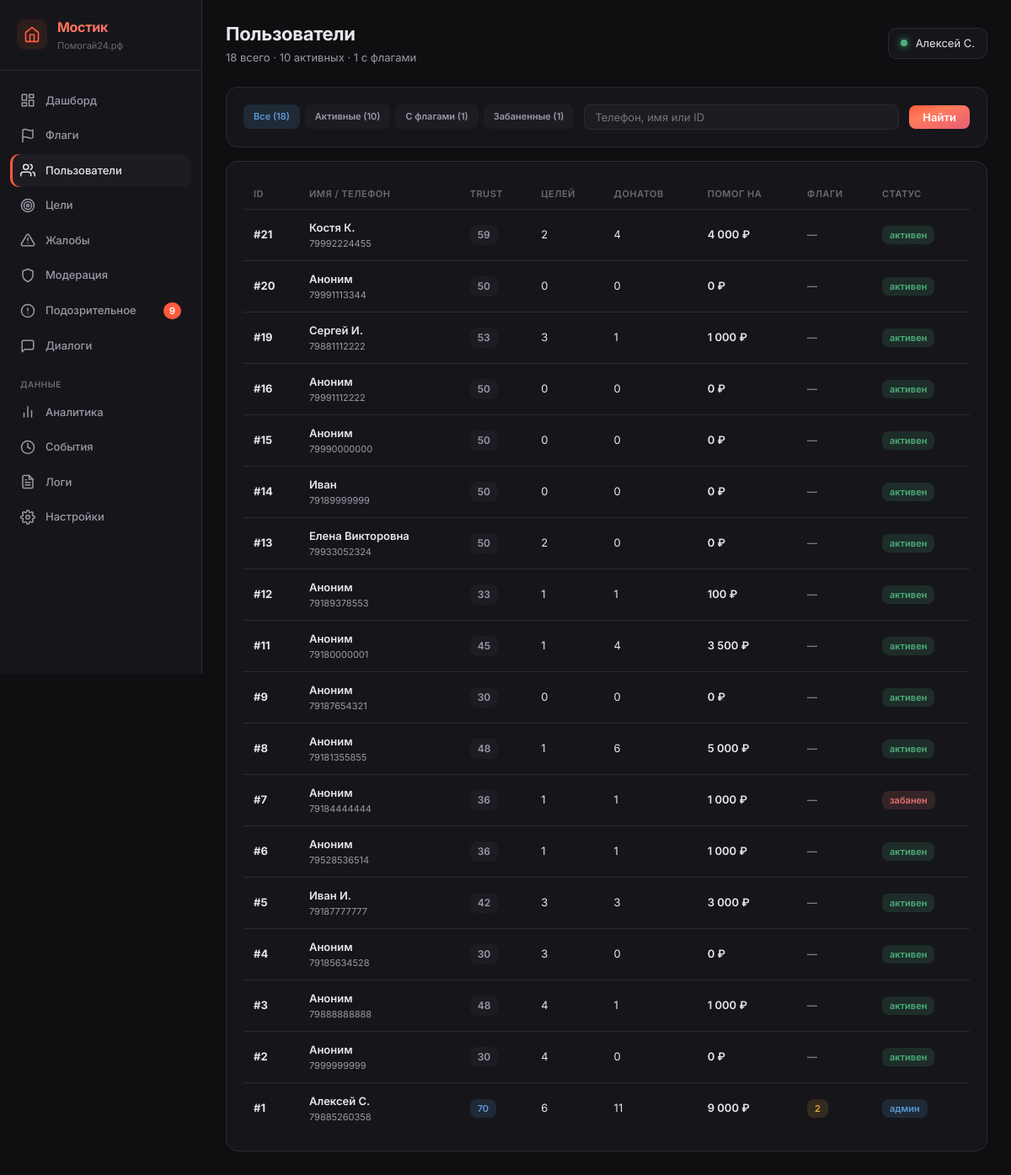
Page /_metrics/users (signed in) on the committed database.
### tables this page shows
CREATE TABLE users (
            id INTEGER PRIMARY KEY AUTOINCREMENT,
            phone TEXT UNIQUE NOT NULL,
            password_hash TEXT NOT NULL,
            email TEXT NULL,
            name TEXT NULL,
            avatar_url TEXT NULL,
            max_id TEXT NULL,
            vk_id TEXT NULL,
            fcm_token TEXT NULL,
            onboarding_passed INTEGER DEFAULT 0,
            rating REAL DEFAULT 0.0,
            rating_level TEXT DEFAULT 'novice',
            confirmations_total INTEGER DEFAULT 0,
            confirmations_approved INTEGER DEFAULT 0,
            confirmations_ignored INTEGER DEFAULT 0,
            donation_streak INTEGER DEFAULT 0,
            goals_helped_close INTEGER DEFAULT 0,
            total_helped_amount REAL DEFAULT 0.00,
            priority_days INTEGER DEFAULT 0,
            circles_of_care INTEGER DEFAULT 0,
            interest_weights TEXT DEFAULT NULL,
            eternal_donation_config TEXT DEFAULT NULL,
            yellow_card_until TEXT NULL,
            is_banned INTEGER DEFAULT 0,
            created_at TEXT DEFAULT (datetime('now'))
        , xp INTEGER DEFAULT 0, xp_level TEXT DEFAULT 'novice', streak_days INTEGER DEFAULT 0, last_action_date TEXT, ip_registered TEXT, author_badge TEXT, trust_score INTEGER DEFAULT 50, trust_level TEXT DEFAULT 'guest', is_admin INTEGER DEFAULT 0, profile_completed INTEGER DEFAULT 0, identity_verified INTEGER DEFAULT 0, city TEXT, region_code TEXT, region_name TEXT, birth_date TEXT, onboarding_step INTEGER DEFAULT 0, identity_verified_at TEXT, identity_doc_path TEXT, identity_selfie_path TEXT);

### main.py (the view)
@app.route('/_metrics/users')
@admin_required
def metrics_users():
    user = get_current_user()
    db = get_db()
    search = request.args.get('search', '').strip()
    filter_type = request.args.get('filter', 'all')  # all, banned, flagged, active
    query = """
        SELECT u.*,
            (SELECT COUNT(*) FROM goals WHERE user_id = u.id) as goals_count,
            (SELECT COUNT(*) FROM donations WHERE donor_id = u.id AND status IN ('recipient_confirmed','completed')) as donations_sent,
            (SELECT COALESCE(SUM(amount_reported), 0) FROM donations WHERE donor_id = u.id AND status IN ('recipient_confirmed','completed')) as total_sent,
            (SELECT COUNT(*) FROM content_guard_log WHERE user_id = u.id) as flags_count,
            (SELECT COUNT(*) FROM reports WHERE reporter_id = u.id) as reports_made
        FROM users u
        WHERE 1=1
    """
    params = []
    if search:
        query += " AND (u.phone LIKE ? OR u.name LIKE ? OR CAST(u.id AS TEXT) = ?)"
        params.extend([f'%{search}%', f'%{search}%', search])
    if filter_type == 'banned':
        query += " AND u.is_banned = 1"
    elif filter_type == 'flagged':
        query += " AND (SELECT COUNT(*) FROM content_guard_log WHERE user_id = u.id) > 0"
    elif filter_type == 'active':
        query += " AND (SELECT COUNT(*) FROM donations WHERE donor_id = u.id) > 0"
    query += " ORDER BY u.id DESC LIMIT 200"
    users = db.execute(query, params).fetchall()
    counts_total = db.execute("SELECT COUNT(*) FROM users").fetchone()[0]
    counts_banned = db.execute("SELECT COUNT(*) FROM users WHERE is_banned = 1").fetchone()[0]
    counts_flagged = db.execute("SELECT COUNT(DISTINCT user_id) FROM content_guard_log WHERE user_id IS NOT NULL").fetchone()[0]
    counts_active = db.execute("SELECT COUNT(DISTINCT donor_id) FROM donations WHERE donor_id IS NOT NULL").fetchone()[0]
    counts = get_sidebar_counts(db)
    return render_template('_metrics/users.html',
        user=user,
        active='users',
        counts=counts,
        users=users,
        search=search,
        filter_type=filter_type,
        counts_total=counts_total,
        counts_banned=counts_banned,
        counts_flagged=counts_flagged,
        counts_active=counts_active,
    )

### templates/_metrics/users.html (shortened to what this page needs)
{% extends "_metrics/base.html" %}
{% block page_title %}Пользователи{% endblock %}
{% block page_subtitle %}{{ counts_total }} всего · {{ counts_active }} активных · {{ counts_flagged }} с флагами{% endblock %}
{% block content %}
<div class="m-section" style="margin-bottom: 16px;">
    <form method="GET" style="display: flex; gap: 12px; align-items: center; flex-wrap: wrap;">
        <div style="display: flex; gap: 6px;">
            <a href="?filter=all" class="m-badge {% if filter_type == 'all' %}info{% else %}muted{% endif %}"
               style="text-decoration: none; padding: 6px 12px;">Все ({{ counts_total }})</a>
            <a href="?filter=active" class="m-badge {% if filter_type == 'active' %}success{% else %}muted{% endif %}"
               style="text-decoration: none; padding: 6px 12px;">Активные ({{ counts_active }})</a>
            <a href="?filter=flagged" class="m-badge {% if filter_type == 'flagged' %}warning{% else %}muted{% endif %}"
               style="text-decoration: none; padding: 6px 12px;">С флагами ({{ counts_flagged }})</a>
            <a href="?filter=banned" class="m-badge {% if filter_type == 'banned' %}danger{% else %}muted{% endif %}"
               style="text-decoration: none; padding: 6px 12px;">Забаненные ({{ counts_banned }})</a>
        </div>
        <input type="text" name="search" value="{{ search }}" placeholder="Телефон, имя или ID"
               style="padding: 6px 12px; background: var(--m-bg-3); border: 1px solid var(--m-border); border-radius: 8px; color: var(--m-text); font-size: 13px; font-family: inherit; flex: 1; min-width: 200px;">
        <button type="submit"
                style="padding: 6px 16px; background: var(--m-gradient); border: none; border-radius: 8px; color: white; font-size: 13px; font-weight: 600; font-family: inherit; cursor: pointer;">
            Найти
        </button>
    </form>
</div>
<div class="m-section">
    {% if users %}
    <table class="m-table">
        <thead>
            <tr>
                <th>ID</th>
                <th>Имя / телефон</th>
                <th>Trust</th>
                <th>Целей</th>
                <th>Донатов</th>
                <th>Помог на</th>
                <th>Флаги</th>
                <th>Статус</th>
            </tr>
        </thead>
        <tbody>
            {% for u in users %}
            <tr onclick="location.href='/_metrics/users/{{ u.id }}'" style="cursor: pointer;">
                <td><strong>#{{ u.id }}</strong></td>
                <td>
                    <div style="font-weight: 600;">{{ u.name or 'Аноним' }}</div>
                    <div class="muted" style="font-size: 11px;">{{ u.phone }}</div>
                </td>
                <td>
                    <span class="m-badge {% if (u.trust_score or 0) >= 150 %}success{% elif (u.trust_score or 0) >= 70 %}info{% else %}muted{% endif %}">
                        {{ u.trust_score or 0 }}
                    </span>
                </td>
                <td>{{ u.goals_count }}</td>
                <td>{{ u.donations_sent }}</td>
                <td style="font-weight: 600;">{{ "{:,.0f}".format(u.total_sent).replace(",", " ") }} ₽</td>
                <td>
                    {% if u.flags_count > 0 %}
                        <span class="m-badge warning">{{ u.flags_count }}</span>
                    {% else %}
                        <span class="muted">—</span>
                    {% endif %}
                </td>
                <td>
                    {% if u.is_banned %}
                        <span class="m-badge danger">забанен</span>
                    {% elif u.is_admin %}
                        <span class="m-badge info">админ</span>
                    {% else %}
                        <span class="m-badge success">активен</span>
                    {% endif %}
                </td>
            </tr>
            {% endfor %}
        </tbody>
    </table>
    {% else %}
    <div class="m-empty">Ничего не найдено.</div>
    {% endif %}
</div>
{% endblock %}

### templates/_metrics/base.html (shortened to what this page needs)
<!DOCTYPE html>
<html lang="ru">
<head>
    <link rel="stylesheet" href="/static/_metrics.css?v=3">
</head>
<body>
    <div class="m-layout">
        <aside class="m-sidebar">
            <div class="m-brand">
                <a href="/profile" class="m-brand-icon-link" title="Мой профиль">
                    <svg viewBox="0 0 24 24" fill="none" stroke="currentColor" stroke-width="2" stroke-linecap="round" stroke-linejoin="round">
                        <path d="M3 9l9-7 9 7v11a2 2 0 0 1-2 2H5a2 2 0 0 1-2-2z"></path>
                        <polyline points="9 22 9 12 15 12 15 22"></polyline>
                    </svg>
                </a>
                <div>
                    <div class="m-brand-title">Мостик</div>
                    <div class="m-brand-sub">Помогай24.рф</div>
                </div>
            </div>
            <nav class="m-nav">
                <a href="/_metrics" class="m-nav-item {% if active == 'dashboard' %}active{% endif %}">
                    <svg viewBox="0 0 24 24" fill="none" stroke="currentColor" stroke-linecap="round" stroke-linejoin="round"><rect x="3" y="3" width="7" height="9"/><rect x="14" y="3" width="7" height="5"/><rect x="14" y="12" width="7" height="9"/><rect x="3" y="16" width="7" height="5"/></svg>
                    Дашборд
                </a>
                <a href="/_metrics/flags" class="m-nav-item {% if active == 'flags' %}active{% endif %}">
                    <svg viewBox="0 0 24 24" fill="none" stroke="currentColor" stroke-linecap="round" stroke-linejoin="round"><path d="M4 15s1-1 4-1 5 2 8 2 4-1 4-1V3s-1 1-4 1-5-2-8-2-4 1-4 1z"/><line x1="4" y1="22" x2="4" y2="15"/></svg>
                    Флаги
                </a>
                <a href="/_metrics/users" class="m-nav-item {% if active == 'users' %}active{% endif %}">
                    <svg viewBox="0 0 24 24" fill="none" stroke="currentColor" stroke-linecap="round" stroke-linejoin="round"><path d="M17 21v-2a4 4 0 0 0-4-4H5a4 4 0 0 0-4 4v2"/><circle cx="9" cy="7" r="4"/><path d="M23 21v-2a4 4 0 0 0-3-3.87"/><path d="M16 3.13a4 4 0 0 1 0 7.75"/></svg>
                    Пользователи
                </a>
                <a href="/_metrics/goals" class="m-nav-item {% if active == 'goals' %}active{% endif %}">
                    <svg viewBox="0 0 24 24" fill="none" stroke="currentColor" stroke-linecap="round" stroke-linejoin="round"><circle cx="12" cy="12" r="10"/><circle cx="12" cy="12" r="6"/><circle cx="12" cy="12" r="2"/></svg>
                    Цели
                </a>
                <a href="/_metrics/reports" class="m-nav-item {% if active == 'reports' %}active{% endif %}">
                    <svg viewBox="0 0 24 24" fill="none" stroke="currentColor" stroke-linecap="round" stroke-linejoin="round"><path d="M10.29 3.86L1.82 18a2 2 0 0 0 1.71 3h16.94a2 2 0 0 0 1.71-3L13.71 3.86a2 2 0 0 0-3.42 0z"/><line x1="12" y1="9" x2="12" y2="13"/><line x1="12" y1="17" x2="12.01" y2="17"/></svg>
                    Жалобы
                </a>
                <a href="/_metrics/moderation" class="m-nav-item {% if active == 'moderation' %}active{% endif %}">
                    <svg viewBox="0 0 24 24" fill="none" stroke="currentColor" stroke-linecap="round" stroke-linejoin="round"><path d="M12 22s8-4 8-10V5l-8-3-8 3v7c0 6 8 10 8 10z"/></svg>
                    Модерация
                </a>
                <a href="/_metrics/suspicious" class="m-nav-item {% if active == 'suspicious' %}active{% endif %}">
                    <svg viewBox="0 0 24 24" fill="none" stroke="currentColor" stroke-linecap="round" stroke-linejoin="round"><circle cx="12" cy="12" r="10"/><line x1="12" y1="8" x2="12" y2="12"/><line x1="12" y1="16" x2="12.01" y2="16"/></svg>
                    Подозрительное
                    {% if counts and counts.suspicious %}<span class="m-nav-badge">{{ counts.suspicious }}</span>{% endif %}
                </a>
                <a href="/_metrics/dialogs" class="m-nav-item {% if active == 'dialogs' %}active{% endif %}">
                    <svg viewBox="0 0 24 24" fill="none" stroke="currentColor" stroke-linecap="round" stroke-linejoin="round"><path d="M21 15a2 2 0 0 1-2 2H7l-4 4V5a2 2 0 0 1 2-2h14a2 2 0 0 1 2 2z"/></svg>
                    Диалоги
                </a>
                <div class="m-nav-section">Данные</div>
                <a href="/_metrics/analytics" class="m-nav-item {% if active == 'analytics' %}active{% endif %}">
                    <svg viewBox="0 0 24 24" fill="none" stroke="currentColor" stroke-linecap="round" stroke-linejoin="round"><line x1="18" y1="20" x2="18" y2="10"/><line x1="12" y1="20" x2="12" y2="4"/><line x1="6" y1="20" x2="6" y2="14"/></svg>
                    Аналитика
                </a>
                <a href="/_metrics/events" class="m-nav-item {% if active == 'events' %}active{% endif %}">
                    <svg viewBox="0 0 24 24" fill="none" stroke="currentColor" stroke-linecap="round" stroke-linejoin="round"><circle cx="12" cy="12" r="10"/><polyline points="12 6 12 12 16 14"/></svg>
                    События
                </a>
                <a href="/_metrics/logs" class="m-nav-item {% if active == 'logs' %}active{% endif %}">
                    Логи
                </a>
                <a href="/_metrics/settings" class="m-nav-item {% if active == 'settings' %}active{% endif %}">
                    Настройки
                </a>
            </nav>
        </aside>
        <main class="m-content">
            <header class="m-header">
                <div>
                    <div class="m-title">{% block page_title %}Мостик{% endblock %}</div>
                    <div class="m-subtitle">{% block page_subtitle %}{% endblock %}</div>
                </div>
                <div class="m-user">
                    <span class="m-user-dot"></span>
                    {{ user.name or user.phone }}
                </div>
            </header>
            {% block content %}{% endblock %}
        </main>
    </div>
</body>
</html>

### rows in the picture
users: name "Алексей С.", id "1", phone "79885260358", trust_score "70", goals_count "6", donations_sent "11", total_sent "9 000", flags_count "2", is_banned "админ"
users: id "21", name "Костя К.", phone "79992224455", trust_score "59", goals_count "2", donations_sent "4", total_sent "4 000", is_banned "активен"
users: id "20", name "Аноним", phone "79991113344", trust_score "50", goals_count "0", donations_sent "0", total_sent "0", is_banned "активен"
users: id "19", name "Сергей И.", phone "79881112222", trust_score "53", goals_count "3", donations_sent "1", total_sent "1 000", is_banned "активен"
users: id "16", name "Аноним", phone "79991112222", trust_score "50", goals_count "0", donations_sent "0", total_sent "0", is_banned "активен"
users: id "15", name "Аноним", phone "79990000000", trust_score "50", goals_count "0", donations_sent "0", total_sent "0", is_banned "активен"
users: id "14", name "Иван", phone "79189999999", trust_score "50", goals_count "0", donations_sent "0", total_sent "0", is_banned "активен"
users: id "13", name "Елена Викторовна", phone "79933052324", trust_score "50", goals_count "2", donations_sent "0", total_sent "0", is_banned "активен"
users: id "12", name "Аноним", phone "79189378553", trust_score "33", goals_count "1", donations_sent "1", total_sent "100", is_banned "активен"
users: id "11", name "Аноним", phone "79180000001", trust_score "45", goals_count "1", donations_sent "4", total_sent "3 500", is_banned "активен"
users: id "9", name "Аноним", phone "79187654321", trust_score "30", goals_count "0", donations_sent "0", total_sent "0", is_banned "активен"
users: id "8", name "Аноним", phone "79181355855", trust_score "48", goals_count "1", donations_sent "6", total_sent "5 000", is_banned "активен"
users: id "7", name "Аноним", phone "79184444444", trust_score "36", goals_count "1", donations_sent "1", total_sent "1 000", is_banned "забанен"
users: id "6", name "Аноним", phone "79528536514", trust_score "36", goals_count "1", donations_sent "1", total_sent "1 000", is_banned "активен"
users: id "5", name "Иван И.", phone "79187777777", trust_score "42", goals_count "3", donations_sent "3", total_sent "3 000", is_banned "активен"
users: id "4", name "Аноним", phone "79185634528", trust_score "30", goals_count "3", donations_sent "0", total_sent "0", is_banned "активен"
users: id "3", name "Аноним", phone "79888888888", trust_score "48", goals_count "4", donations_sent "1", total_sent "1 000", is_banned "активен"
users: id "2", name "Аноним", phone "7999999999", trust_score "30", goals_count "4", donations_sent "0", total_sent "0", is_banned "активен"

### other values in the picture
{{ counts.suspicious }} "9"
{{ counts_total }} "18"
{{ counts_active }} "10"
{{ counts_flagged }} "1"
{{ counts_banned }} "1"
